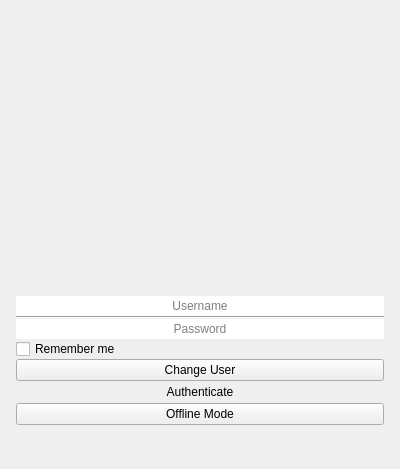
<?xml version="1.0" encoding="UTF-8"?>
<ui version="4.0">
 <class>AuthenticationView</class>
 <widget class="QWidget" name="AuthenticationView">
  <property name="geometry">
   <rect>
    <x>0</x>
    <y>0</y>
    <width>400</width>
    <height>469</height>
   </rect>
  </property>
  <property name="windowTitle">
   <string>Authentication</string>
  </property>
  <property name="styleSheet">
   <string notr="true"/>
  </property>
  <layout class="QVBoxLayout" name="authenticationViewLayout">
   <property name="spacing">
    <number>0</number>
   </property>
   <property name="leftMargin">
    <number>16</number>
   </property>
   <property name="topMargin">
    <number>16</number>
   </property>
   <property name="rightMargin">
    <number>16</number>
   </property>
   <property name="bottomMargin">
    <number>16</number>
   </property>
   <item>
    <layout class="QHBoxLayout" name="iconLayout">
     <property name="spacing">
      <number>0</number>
     </property>
     <item>
      <spacer name="iconLayoutLeftSpacer">
       <property name="orientation">
        <enum>Qt::Horizontal</enum>
       </property>
       <property name="sizeHint" stdset="0">
        <size>
         <width>40</width>
         <height>20</height>
        </size>
       </property>
      </spacer>
     </item>
     <item>
      <widget class="QLabel" name="icon">
       <property name="focusPolicy">
        <enum>Qt::StrongFocus</enum>
       </property>
       <property name="contextMenuPolicy">
        <enum>Qt::NoContextMenu</enum>
       </property>
       <property name="lineWidth">
        <number>0</number>
       </property>
       <property name="text">
        <string/>
       </property>
       <property name="pixmap">
        <pixmap resource="../../../res/resources.qrc">:/icon/window</pixmap>
       </property>
      </widget>
     </item>
     <item>
      <spacer name="iconLayoutRightSpacer">
       <property name="orientation">
        <enum>Qt::Horizontal</enum>
       </property>
       <property name="sizeHint" stdset="0">
        <size>
         <width>40</width>
         <height>20</height>
        </size>
       </property>
      </spacer>
     </item>
    </layout>
   </item>
   <item>
    <widget class="QLineEdit" name="usernameInput">
     <property name="maxLength">
      <number>256</number>
     </property>
     <property name="frame">
      <bool>false</bool>
     </property>
     <property name="echoMode">
      <enum>QLineEdit::Normal</enum>
     </property>
     <property name="alignment">
      <set>Qt::AlignCenter</set>
     </property>
     <property name="placeholderText">
      <string>Username</string>
     </property>
     <property name="cursorMoveStyle">
      <enum>Qt::LogicalMoveStyle</enum>
     </property>
     <property name="clearButtonEnabled">
      <bool>false</bool>
     </property>
    </widget>
   </item>
   <item>
    <widget class="Line" name="inputSeparator">
     <property name="contextMenuPolicy">
      <enum>Qt::NoContextMenu</enum>
     </property>
     <property name="frameShadow">
      <enum>QFrame::Sunken</enum>
     </property>
     <property name="lineWidth">
      <number>1</number>
     </property>
     <property name="orientation">
      <enum>Qt::Horizontal</enum>
     </property>
    </widget>
   </item>
   <item>
    <widget class="QLineEdit" name="passwordInput">
     <property name="maxLength">
      <number>256</number>
     </property>
     <property name="frame">
      <bool>false</bool>
     </property>
     <property name="echoMode">
      <enum>QLineEdit::Password</enum>
     </property>
     <property name="alignment">
      <set>Qt::AlignCenter</set>
     </property>
     <property name="placeholderText">
      <string>Password</string>
     </property>
    </widget>
   </item>
   <item>
    <widget class="QCheckBox" name="rememberUserCheckbox">
     <property name="focusPolicy">
      <enum>Qt::ClickFocus</enum>
     </property>
     <property name="contextMenuPolicy">
      <enum>Qt::DefaultContextMenu</enum>
     </property>
     <property name="text">
      <string>Remember me</string>
     </property>
    </widget>
   </item>
   <item>
    <widget class="QPushButton" name="changeUserButton">
     <property name="enabled">
      <bool>true</bool>
     </property>
     <property name="text">
      <string>Change User</string>
     </property>
    </widget>
   </item>
   <item>
    <widget class="QPushButton" name="loginButton">
     <property name="enabled">
      <bool>true</bool>
     </property>
     <property name="focusPolicy">
      <enum>Qt::TabFocus</enum>
     </property>
     <property name="contextMenuPolicy">
      <enum>Qt::NoContextMenu</enum>
     </property>
     <property name="text">
      <string>Authenticate</string>
     </property>
     <property name="autoDefault">
      <bool>false</bool>
     </property>
     <property name="default">
      <bool>true</bool>
     </property>
     <property name="flat">
      <bool>true</bool>
     </property>
    </widget>
   </item>
   <item>
    <widget class="QPushButton" name="offlineLoginButton">
     <property name="enabled">
      <bool>true</bool>
     </property>
     <property name="focusPolicy">
      <enum>Qt::StrongFocus</enum>
     </property>
     <property name="text">
      <string>Offline Mode</string>
     </property>
    </widget>
   </item>
   <item>
    <layout class="QHBoxLayout" name="statusLayout">
     <property name="spacing">
      <number>0</number>
     </property>
     <property name="topMargin">
      <number>8</number>
     </property>
     <property name="bottomMargin">
      <number>0</number>
     </property>
     <item>
      <spacer name="statusLayoutLeftSpacer">
       <property name="orientation">
        <enum>Qt::Horizontal</enum>
       </property>
       <property name="sizeHint" stdset="0">
        <size>
         <width>40</width>
         <height>20</height>
        </size>
       </property>
      </spacer>
     </item>
     <item>
      <widget class="QLabel" name="statusMessage">
       <property name="sizePolicy">
        <sizepolicy hsizetype="Preferred" vsizetype="Maximum">
         <horstretch>0</horstretch>
         <verstretch>0</verstretch>
        </sizepolicy>
       </property>
       <property name="font">
        <font>
         <family>Lato</family>
         <pointsize>9</pointsize>
         <weight>50</weight>
         <italic>false</italic>
         <bold>false</bold>
        </font>
       </property>
       <property name="text">
        <string/>
       </property>
       <property name="alignment">
        <set>Qt::AlignLeading|Qt::AlignLeft|Qt::AlignVCenter</set>
       </property>
      </widget>
     </item>
     <item>
      <spacer name="statusLayoutRightSpacer">
       <property name="orientation">
        <enum>Qt::Horizontal</enum>
       </property>
       <property name="sizeHint" stdset="0">
        <size>
         <width>40</width>
         <height>20</height>
        </size>
       </property>
      </spacer>
     </item>
    </layout>
   </item>
  </layout>
 </widget>
 <resources>
  <include location="../../../res/resources.qrc"/>
 </resources>
 <connections/>
</ui>
